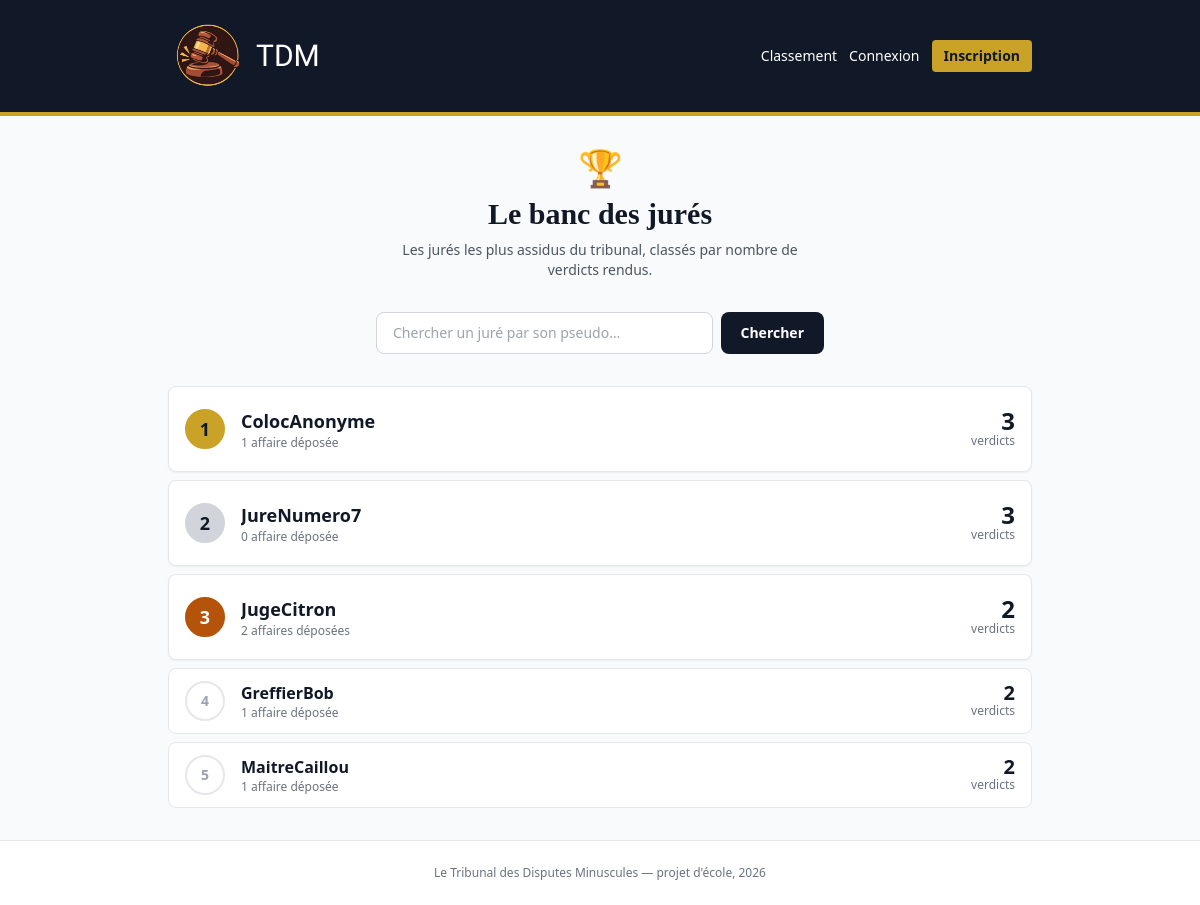
The page /public/classement.php on the database its author committed.
### tables this page shows
CREATE TABLE utilisateur (
    id              INT UNSIGNED    NOT NULL AUTO_INCREMENT,
    pseudo          VARCHAR(30)     NOT NULL                      COMMENT 'Nom affiché publiquement',
    email           VARCHAR(180)    NOT NULL                      COMMENT 'Identifiant de connexion',
    mot_de_passe    VARCHAR(255)    NOT NULL                      COMMENT 'Hachage password_hash() — jamais en clair',
    date_creation   DATETIME        NOT NULL DEFAULT CURRENT_TIMESTAMP,

    PRIMARY KEY (id),
    UNIQUE KEY uq_utilisateur_email  (email),    
    UNIQUE KEY uq_utilisateur_pseudo (pseudo),

     
    CONSTRAINT ck_utilisateur_pseudo CHECK (CHAR_LENGTH(pseudo) >= 3),
    CONSTRAINT ck_utilisateur_email  CHECK (email LIKE '%_@_%._%')
);

### app/controllers/classement.php (called while the page is built, shortened)
<?php
require_once __DIR__ . '/../models/utilisateur.php';
$recherche = trim($_GET['recherche'] ?? '');
$classement = classementJures($pdo);
foreach ($classement as $position => $ligne) {
    $classement[$position]['rang'] = $position + 1;
}
if ($recherche !== '') {
    $resultats = [];
    foreach ($classement as $ligne) {
        if (mb_stripos($ligne['pseudo'], $recherche) !== false) {
            $resultats[] = $ligne;
        }
    }
} else {
    $resultats = array_slice($classement, 0, 10);
}
require __DIR__ . '/../views/header.php';
require __DIR__ . '/../views/classement.php';
require __DIR__ . '/../views/footer.php';

### public/classement.php (called while the page is built)
<?php
require_once __DIR__ . '/../app/config.php';
require __DIR__ . '/../app/controllers/classement.php';

### app/config.php (called while the page is built, shortened)
<?php
$modeDeveloppement = true;
$hote        = '127.0.0.1';
$port        = '3306';
$nomBase     = 'tribunal';
$identifiant = 'root';
$motDePasse  = '';
try {
    $pdo = new PDO(
        "mysql:host=$hote;port=$port;dbname=$nomBase;charset=utf8mb4",
        $identifiant,
        $motDePasse,
        [
            PDO::ATTR_ERRMODE            => PDO::ERRMODE_EXCEPTION,
            PDO::ATTR_DEFAULT_FETCH_MODE => PDO::FETCH_ASSOC,
        ]
    );
} catch (PDOException $erreur) {
    if ($modeDeveloppement) {
        die('Connexion a la base impossible.<br>'
            . "Reglages utilises : $identifiant@$hote:$port, base « $nomBase ».<br>"
            . 'Verifiez que MySQL est demarre, et que ces valeurs sont les bonnes.');
    }
    error_log('Connexion PDO impossible : ' . $erreur->getMessage());
    die('Le site est momentanement indisponible. Merci de reessayer plus tard.');
}
require_once __DIR__ . '/models/utilisateur.php';
function e(?string $texte): string
{
    return htmlspecialchars($texte ?? '', ENT_QUOTES, 'UTF-8');
}
function estConnecte(): bool
{
    return isset($_SESSION['utilisateur']);
}

### app/models/utilisateur.php (called while the page is built, shortened)
<?php
function classementJures(PDO $pdo): array
{
    $requete = $pdo->query(
        'SELECT id, pseudo, nb_votes, nb_affaires
         FROM v_classement_jures
         ORDER BY nb_votes DESC, nb_affaires DESC, date_creation ASC'
    );
    return $requete->fetchAll();
}

### app/views/classement.php (the view, shortened to what this page needs)
<?php
function couleurRang(int $rang): string
{
    return match ($rang) {
        1       => 'bg-dore text-encre border-dore',
        2       => 'bg-gray-300 text-encre border-gray-300',
        3       => 'bg-amber-700 text-white border-amber-700',
        default => 'bg-white text-gray-400 border-gray-200',
    };
}
$monId = estConnecte() ? (int) utilisateurConnecte()['id'] : 0;
?>
<div class="text-center mb-8">
    <p class="text-4xl mb-2">&#127942;</p>
    <h1 class="text-3xl font-bold mb-2" style="font-family: Georgia, serif;">
        Le banc des jurés
    </h1>
    <p class="text-sm text-gray-600 max-w-md mx-auto">
        Les jurés les plus assidus du tribunal, classés par nombre de verdicts rendus.
    </p>
</div>
<form method="get" action="" class="mb-8 max-w-md mx-auto">
    <div class="flex gap-2">
        <input type="search" name="recherche" value="<?= e($recherche) ?>"
               placeholder="Chercher un juré par son pseudo…"
               class="flex-1 rounded-lg border border-gray-300 px-4 py-2.5 text-sm
                      focus:outline-none focus:ring-2 focus:ring-dore focus:border-dore">
        <button type="submit"
                class="rounded-lg bg-encre px-5 py-2.5 text-sm font-semibold text-white hover:bg-gray-800">
            Chercher
        </button>
    </div>
</form>
<?php if (count($resultats) === 0): ?>
    <div class="rounded-lg border border-dashed border-gray-300 bg-white py-12 text-center">
        <p class="text-4xl mb-3">&#128269;</p>
        <p class="text-sm text-gray-600">
            Aucun juré ne correspond à « <?= e($recherche) ?> ».
        </p>
    </div>
<?php else: ?>
    <ol class="space-y-2">
        <?php foreach ($resultats as $jure): ?>
            <?php
            $rang    = (int) $jure['rang'];
            $estMoi  = (int) $jure['id'] === $monId;
            $podium  = $rang <= 3 && $recherche === '';
            ?>
            <li class="flex items-center gap-4 rounded-lg border bg-white px-4
                       <?= $podium ? 'py-5 shadow-sm' : 'py-3' ?>
                       <?= $estMoi ? 'border-dore ring-2 ring-dore/30' : 'border-gray-200' ?>">
                <span class="flex h-10 w-10 shrink-0 items-center justify-center rounded-full
                             border-2 font-bold <?= couleurRang($rang) ?>
                             <?= $podium ? 'text-lg' : 'text-sm' ?>">
                    <?= $rang ?>
                </span>
                <div class="min-w-0 flex-1">
                    <p class="truncate <?= $podium ? 'text-lg font-bold' : 'font-semibold' ?>">
                        <?= e($jure['pseudo']) ?>
                    </p>
                    <p class="text-xs text-gray-500">
                        <?= (int) $jure['nb_affaires'] ?> affaire<?= $jure['nb_affaires'] > 1 ? 's' : '' ?> déposée<?= $jure['nb_affaires'] > 1 ? 's' : '' ?>
                    </p>
                </div>
                <div class="shrink-0 text-right">
                    <p class="<?= $podium ? 'text-2xl' : 'text-xl' ?> font-bold leading-none">
                        <?= (int) $jure['nb_votes'] ?>
                    </p>
                    <p class="text-xs text-gray-500">
                        verdict<?= $jure['nb_votes'] > 1 ? 's' : '' ?>
                    </p>
                </div>
            </li>
        <?php endforeach; ?>
    </ol>
<?php endif; ?>

### app/views/header.php (shortened to what this page needs)
<!DOCTYPE html>
<html lang="fr">
<head>
    <link rel="stylesheet" href="css/index.css">
    <script src="https://cdn.tailwindcss.com"></script>
</head>
<body class="min-h-screen bg-gray-50 text-encre flex flex-col">
    <header class="bg-encre text-white border-b-4 border-dore">
        <div class="max-w-4xl mx-auto px-4 py-4">
            <div class="flex items-center justify-between gap-4">
                <a href="index.php" class="flex items-center gap-2 hover:opacity-80">
                    <img
                        src="images/Logo_tribunal.png"
                        alt="Logo du Tribunal"
                        class="w-20 h-20"
                    >
                    <span class="text-lg sm:text-3xl rammetto-one-regular">
                        TDM
                    </span>
                </a>
                <nav class="hidden sm:flex items-center gap-3 text-sm">
                    <a href="classement.php" class="hover:text-dore">
                        Classement
                    </a>
                    <?php if (estConnecte()): ?>
                        <a href="profil.php"
                            class="text-gray-300 hover:text-dore">
                            <?= e(utilisateurConnecte()['pseudo']) ?>
                        </a>
                        <a href="deconnexion.php"
                            class="px-3 py-1.5 rounded border border-gray-500 hover:bg-white hover:text-encre">
                            Déconnexion
                        </a>
                    <?php else: ?>
                        <a href="connexion.php" class="hover:text-dore">
                            Connexion
                        </a>
                        <a href="inscription.php"
                            class="px-3 py-1.5 rounded bg-dore text-encre font-semibold hover:bg-yellow-500">
                            Inscription
                        </a>
                    <?php endif; ?>
                </nav>
            </div>
        </div>
    </header>
    <main class="flex-1 w-full max-w-4xl mx-auto px-4 py-8">

### app/views/footer.php (shortened to what this page needs)
    </main>
    <footer class="border-t border-gray-200 bg-white">
        <div class="max-w-4xl mx-auto px-4 py-6 text-center text-xs text-gray-500">
            Le Tribunal des Disputes Minuscules — projet d'école, <?= date('Y') ?>
        </div>
    </footer>
</body>
</html>

### public/css/index.css (style rules this page uses)
.rammetto-one-regular { font-family: "Rammetto One", sans-serif; font-weight: 400; font-style: normal; }

### rows shown on the page
utilisateur: rang "1", pseudo "ColocAnonyme", nb_affaires "1", nb_votes "3"
utilisateur: rang "2", pseudo "JureNumero7", nb_affaires "0", nb_votes "3"
utilisateur: rang "3", pseudo "JugeCitron", nb_affaires "2", nb_votes "2"
utilisateur: id "4", pseudo "GreffierBob", nb_affaires "1", nb_votes "2"
utilisateur: rang "5", pseudo "MaitreCaillou", nb_affaires "1", nb_votes "2"
